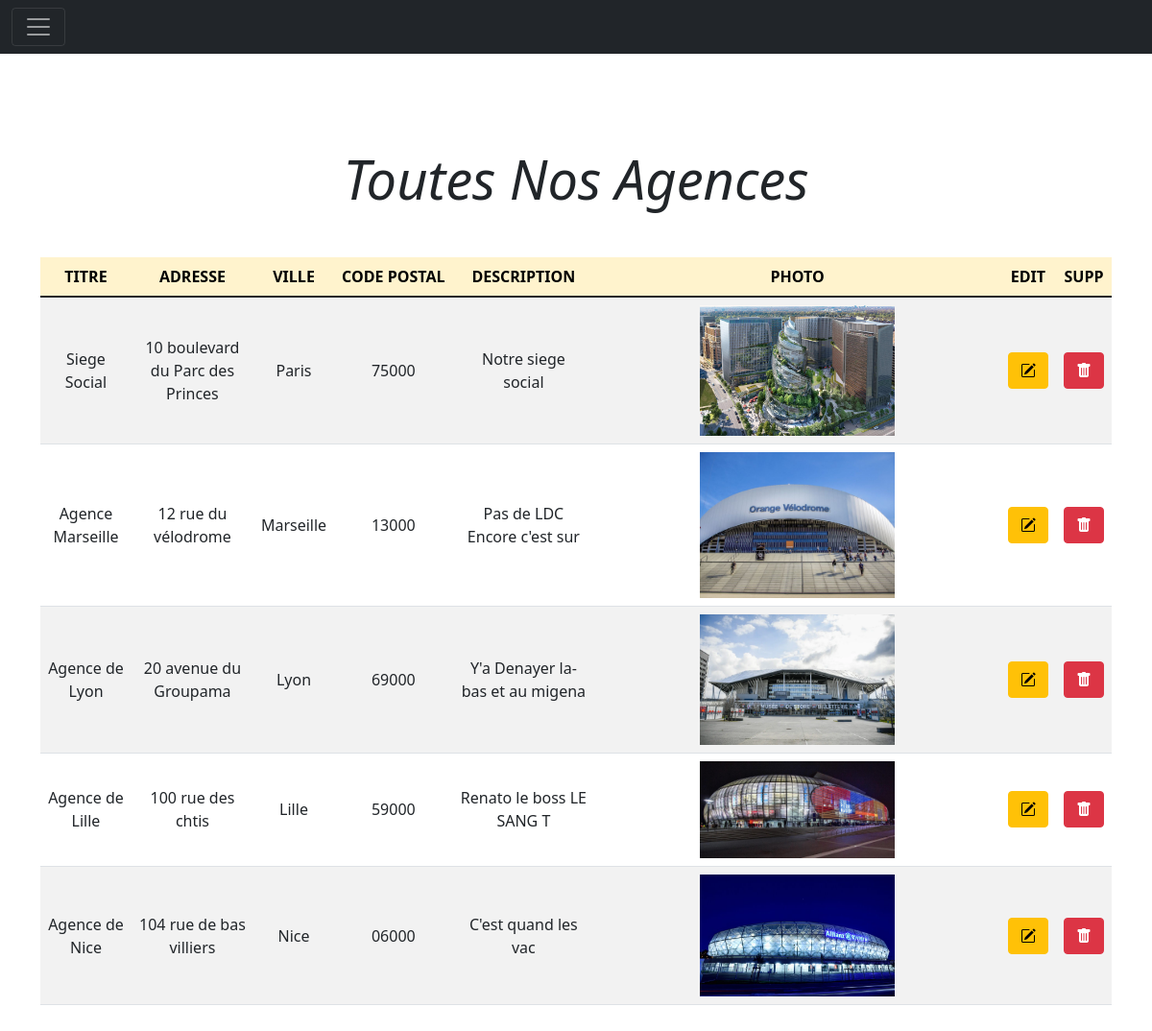
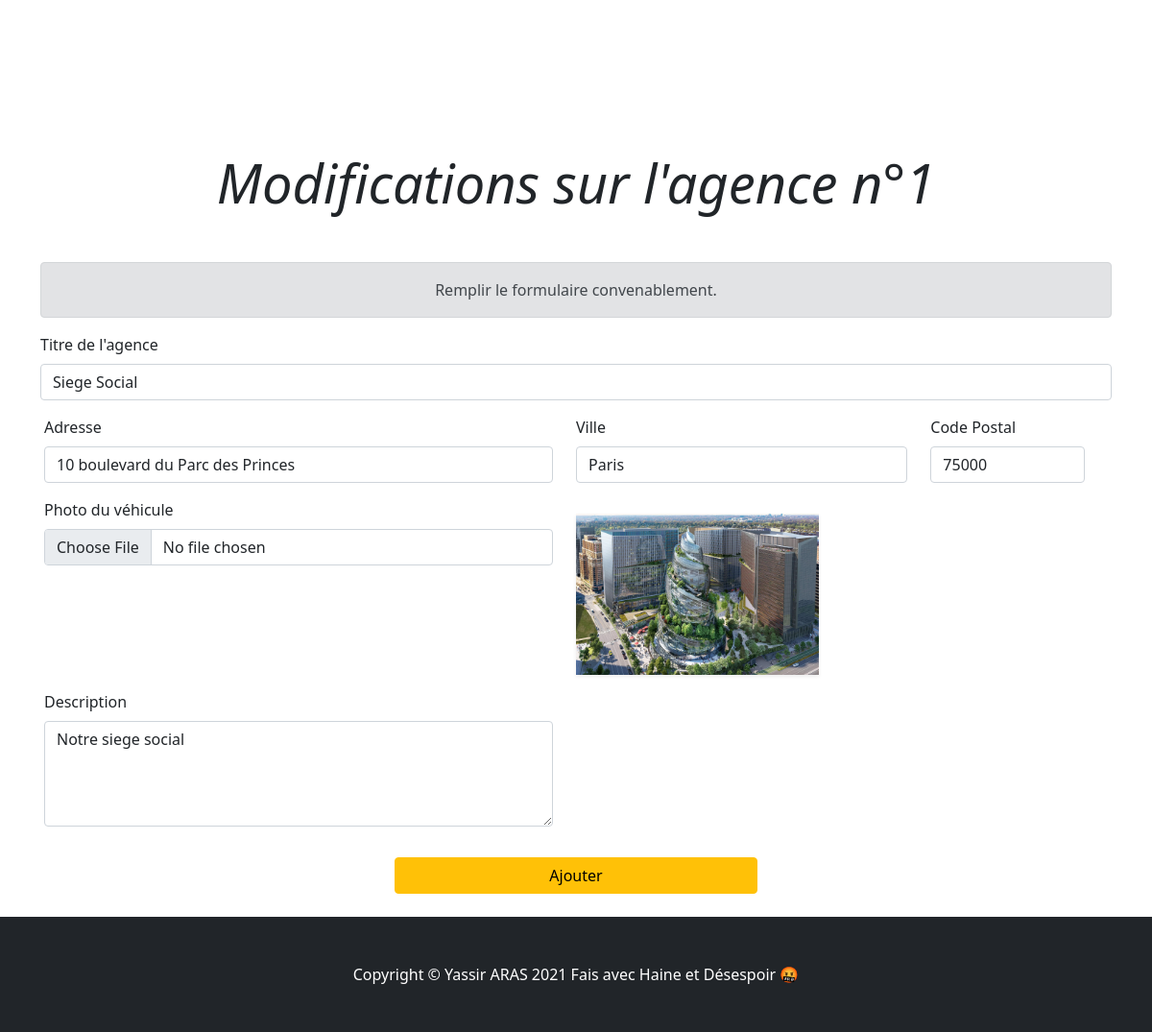
Page /admin/gestion_agences.php?action=modification&id_agence=1 on the committed database (2 pictures, top to bottom).
### tables this page shows
CREATE TABLE `agences` (
  `id_agence` int(3) NOT NULL,
  `titre` varchar(200) NOT NULL,
  `adresse` varchar(50) NOT NULL,
  `ville` varchar(50) NOT NULL,
  `code_postal` int(5) UNSIGNED ZEROFILL NOT NULL,
  `description` text NOT NULL,
  `photo` varchar(200) NOT NULL
);

### admin/gestion_agences.php (the view, shortened to what this page needs)
<?php
require_once '../inc/init.inc.php';
require_once '../admin.inc/nav.admin.inc.php';
$all = $bdd->query("SELECT * FROM agences");
$allin = $all->fetchAll(PDO::FETCH_ASSOC);
if(isset($_GET['action']) && $_GET['action'] == 'modification'){
    if(isset($_GET['id_agence']) && !empty($_GET['id_agence'])){
        $agenceActuel = $bdd->prepare("SELECT * FROM agences WHERE id_agence = :id_agence");
        $agenceActuel->bindValue(':id_agence', $_GET['id_agence'], PDO::PARAM_INT);
        $agenceActuel->execute();
        if($agenceActuel->rowCount()){
            $agen = $agenceActuel->fetch(PDO::FETCH_ASSOC);
            $id_agen = (isset($agen['id_agence'])) ? $agen['id_agence'] : '';
            $titreagen = (isset($agen['titre'])) ? $agen['titre'] : '';
            $adresseagen = (isset($agen['adresse'])) ? $agen['adresse'] : '';
            $villeagen = (isset($agen['ville'])) ? $agen['ville'] : '';
            $code_postalagen = (isset($agen['code_postal'])) ? $agen['code_postal'] : '';
            $descriptionagen = (isset($agen['description'])) ? $agen['description'] : '';
            $photoagen = (isset($agen['photo'])) ? $agen['photo'] : '';
        }   else {
            header('location: ' . 'gestion_agences.php?action=affichage');
        }
    }   else {
        header('location: ' . 'gestion_agences.php?action=affichage');
    }
}
?>
<div class="container">
<br><br><br>
    <h1 class="display-4 fst-italic text-center my-5">Toutes Nos Agences</h1>
    <table class="mx-auto table table-hover table-striped text-center align-middle">
            <thead>
                <tr class="table-warning">
                    <?php foreach($allin[0] as $key => $value): ?>
                    <?php if($key != 'id_agence'): ?>
                        <?php  if($key == 'code_postal'): ?>
                            <th>CODE&nbsp;POSTAL</th>
                            <?php else: ?>
                            <th><?= strtoupper($key); ?></th>
                        <?php endif; ?>
                    <?php endif; ?>
                    <?php endforeach; ?>
                    <th>EDIT</th>
                    <th>SUPP</th>
                </tr>
            </thead>
            <tbody>
                <?php foreach($allin as $tabo): ?>
                <tr>
                    <?php foreach($tabo as $key => $value): ?>
                        <?php if($key != 'id_agence'): ?>
                            <?php if($key == 'title'): ?>
                                <td><?= strtoupper($value); ?></td>
                                <?php elseif($key == 'photo'): ?>
                                 <td>
                                <img src=" ../assets/<?= $value; ?>" class="img-fluid w-50 h-50">
                                </td>
                            <?php elseif($key == 'ville'): ?>
                                <td><?= ucfirst($value) ?></td>
                            <?php else: ?>
                                <td><?= $value; ?></td>
                            <?php endif; ?>
                        <?php endif; ?>
                    <?php endforeach; ?>
                    <td><a href="?action=modification&id_agence=<?= $tabo['id_agence'] ?>#ici" class="btn btn-warning"><i class="bi bi-pencil-square"></i></a></td>
                    <td><a href="?action=suppression&id_agence=<?= $tabo['id_agence'] ?>" class="btn btn-danger"><i class="bi bi-trash-fill"></i></a></td>
                </tr>
                <?php endforeach; ?>
            </tbody>
    </table>
<br><br><br><br><br><span id="ici"></span>
    <?php if(isset($_GET['action']) && $_GET['action'] == 'modification'): ?>
    <h1 class="display-4 fst-italic text-center my-5">Modifications sur l'agence n°<?php if(isset($id_agen)) echo $id_agen; ?></h1>
    <?php else: ?>
    <h1 class="display-4 fst-italic text-center my-5">Ajout d'agence</h1>
    <?php endif; ?>
    <?php if(isset($error)): ?>
        <p class="alert alert-danger col-12 p-3 text-center mt-3 mx-auto">Formulaire mal rempli veuilliez recommencer et mieu !</p>
    <?php elseif(isset($valid)): ?>
        <p class="alert alert-success col-12 p-3 text-center mt-3 mx-auto">Votre Nouvelle Agence à été enregistrée !</p>
    <?php else: ?>
        <p class="alert alert-secondary col-12 p-3 text-center mt-3 mx-auto">Remplir le formulaire convenablement.</p>
    <?php endif; ?>
    <form method="post" class="row g-3">
        <div class="col-md-12 mt-3">
            <label for="titre" class="form-label">Titre de l'agence</label>
            <input type="text" class="form-control" id="titre" name="titre" value="<?php if(isset($titreagen)) echo $titreagen; ?>">
        </div>
        <div class="col-md-12 mt-3 row">
            <div class="col-md-6">
                <label for="adresse" class="form-label">Adresse</label>
                <input type="text" class="form-control" id="adresse" name="adresse" value="<?php if(isset($adresseagen)) echo $adresseagen; ?>">
            </div>
            <div class="col-md-4">
                <label for="ville" class="form-label">Ville</label>
                <input type="text" class="form-control" id="ville" name="ville" value="<?php if(isset($villeagen)) echo $villeagen; ?>">
            </div>
            <div class="col-md-2">
                <label for="code_postal" class="form-label">Code Postal</label>
                <input type="text" class="form-control" id="code_postal" name="code_postal" value="<?php if(isset($code_postalagen)) echo $code_postalagen; ?>">
            </div>
        </div>
        <div class="col-md-12 row my-3">
            <div class="col-md-6">
                <label for="photo" class="form-label">Photo du véhicule</label>
                <input type="file" class="form-control" id="photo" name="photo">
            </div>
            <?php if(isset($photoagen) && !empty($photoagen)): ?>
            <div class="d-flex flex-column align-items-center col-md-6 row my-3">
                <a href="../assets/<?= $photoagen; ?>" class="d-flex align-items-center">
                    <img src="../assets/<?= $photoagen ?>" alt="" class="img-articles-bo shadow-sm w-50">
                </a>
            </div>
            <?php endif; ?>
            <div class="col-md-6">
                <label for="description" class="form-label">Description</label>
                <textarea class="form-control" id="description" name="description" rows="4"><?php if(isset($descriptionagen)) echo $descriptionagen; ?></textarea>
            </div>
        </div>
        <button href="gestion_agences.php?action=affichage" type="submit" class="btn btn-warning mb-4 col-4 mx-auto">Ajouter</button>
    </form>
</div>
<?php require_once '../inc/footer.inc.php';

### rows in the picture
agences: titre "Siege Social", adresse "10 boulevard du Parc des Princes", ville "Paris", code_postal "75000", description "Notre siege social", photo (picture), id_agence "1"
agences: titre "Agence Marseille", adresse "12 rue du vélodrome", ville "Marseille", code_postal "13000", description "Pas de LDC Encore c'est sur", photo (picture)
agences: titre "Agence de Lyon", adresse "20 avenue du Groupama", ville "Lyon", code_postal "69000", description "Y'a Denayer la-bas et au migena", photo (picture)
agences: titre "Agence de Lille", adresse "100 rue des chtis", ville "Lille", code_postal "59000", description "Renato le boss LE SANG T", photo (picture)
agences: titre "Agence de Nice", adresse "104 rue de bas villiers", ville "Nice", code_postal "06000", description "C'est quand les vac", photo (picture)

### other values in the picture
$key "TITRE"
$key "ADRESSE"
$key "VILLE"
$key "DESCRIPTION"
$key "PHOTO"
